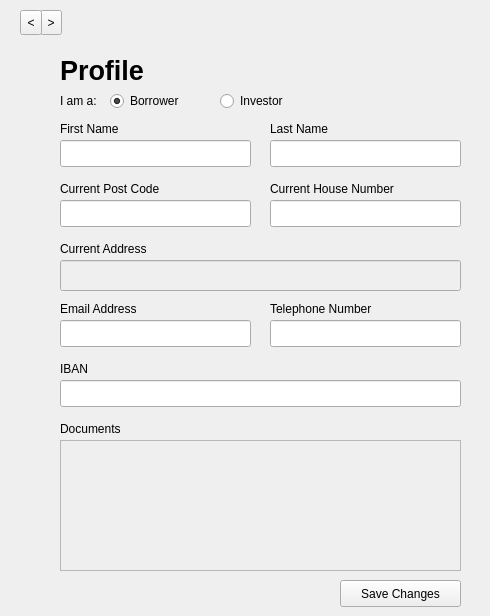
         <widget class="QWidget" name="profile_page">
          <widget class="QLabel" name="profile_documents_label">
           <property name="geometry">
            <rect>
             <x>60</x>
             <y>420</y>
             <width>181</width>
             <height>17</height>
            </rect>
           </property>
           <property name="text">
            <string>Documents</string>
           </property>
          </widget>
          <widget class="QLabel" name="profile_lastname_label">
           <property name="geometry">
            <rect>
             <x>270</x>
             <y>120</y>
             <width>211</width>
             <height>17</height>
            </rect>
           </property>
           <property name="text">
            <string>Last Name</string>
           </property>
          </widget>
          <widget class="QLineEdit" name="profile_phonenumber_lineedit">
           <property name="enabled">
            <bool>true</bool>
           </property>
           <property name="geometry">
            <rect>
             <x>270</x>
             <y>320</y>
             <width>191</width>
             <height>27</height>
            </rect>
           </property>
          </widget>
          <widget class="QLabel" name="profile_firstname_label">
           <property name="geometry">
            <rect>
             <x>60</x>
             <y>120</y>
             <width>131</width>
             <height>17</height>
            </rect>
           </property>
           <property name="text">
            <string>First Name</string>
           </property>
          </widget>
          <widget class="QLineEdit" name="profile_lastname_lineedit">
           <property name="geometry">
            <rect>
             <x>270</x>
             <y>140</y>
             <width>191</width>
             <height>27</height>
            </rect>
           </property>
          </widget>
          <widget class="QLabel" name="profile_address_label">
           <property name="geometry">
            <rect>
             <x>60</x>
             <y>240</y>
             <width>141</width>
             <height>17</height>
            </rect>
           </property>
           <property name="text">
            <string>Current Address</string>
           </property>
          </widget>
          <widget class="QLabel" name="profile_iban_label">
           <property name="geometry">
            <rect>
             <x>60</x>
             <y>360</y>
             <width>57</width>
             <height>17</height>
            </rect>
           </property>
           <property name="text">
            <string>IBAN</string>
           </property>
          </widget>
          <widget class="QRadioButton" name="profile_borrower_radiobutton">
           <property name="geometry">
            <rect>
             <x>110</x>
             <y>90</y>
             <width>104</width>
             <height>22</height>
            </rect>
           </property>
           <property name="text">
            <string>Borrower</string>
           </property>
           <property name="checked">
            <bool>true</bool>
           </property>
          </widget>
          <widget class="QLineEdit" name="profile_email_lineedit">
           <property name="geometry">
            <rect>
             <x>60</x>
             <y>320</y>
             <width>191</width>
             <height>27</height>
            </rect>
           </property>
          </widget>
          <widget class="QLineEdit" name="profile_postcode_lineedit">
           <property name="geometry">
            <rect>
             <x>60</x>
             <y>200</y>
             <width>191</width>
             <height>27</height>
            </rect>
           </property>
          </widget>
          <widget class="QListWidget" name="profile_documents_list">
           <property name="enabled">
            <bool>false</bool>
           </property>
           <property name="geometry">
            <rect>
             <x>60</x>
             <y>440</y>
             <width>401</width>
             <height>131</height>
            </rect>
           </property>
          </widget>
          <widget class="QPushButton" name="profile_save_button">
           <property name="geometry">
            <rect>
             <x>340</x>
             <y>580</y>
             <width>121</width>
             <height>27</height>
            </rect>
           </property>
           <property name="text">
            <string>Save Changes</string>
           </property>
          </widget>
          <widget class="QToolButton" name="next_8">
           <property name="geometry">
            <rect>
             <x>40</x>
             <y>10</y>
             <width>22</width>
             <height>25</height>
            </rect>
           </property>
           <property name="text">
            <string>&gt;</string>
           </property>
          </widget>
          <widget class="QLabel" name="profile_email_label">
           <property name="geometry">
            <rect>
             <x>60</x>
             <y>300</y>
             <width>141</width>
             <height>17</height>
            </rect>
           </property>
           <property name="text">
            <string>Email Address</string>
           </property>
          </widget>
          <widget class="QLineEdit" name="profile_housenumber_lineedit">
           <property name="geometry">
            <rect>
             <x>270</x>
             <y>200</y>
             <width>191</width>
             <height>27</height>
            </rect>
           </property>
          </widget>
          <widget class="QLineEdit" name="profile_address_lineedit">
           <property name="enabled">
            <bool>false</bool>
           </property>
           <property name="geometry">
            <rect>
             <x>60</x>
             <y>260</y>
             <width>401</width>
             <height>31</height>
            </rect>
           </property>
          </widget>
          <widget class="QLabel" name="profile_housenumber_label">
           <property name="geometry">
            <rect>
             <x>270</x>
             <y>180</y>
             <width>171</width>
             <height>17</height>
            </rect>
           </property>
           <property name="text">
            <string>Current House Number</string>
           </property>
          </widget>
          <widget class="QLabel" name="profile_role_label">
           <property name="geometry">
            <rect>
             <x>60</x>
             <y>90</y>
             <width>57</width>
             <height>21</height>
            </rect>
           </property>
           <property name="text">
            <string>I am a:</string>
           </property>
          </widget>
          <widget class="QRadioButton" name="profile_investor_radiobutton">
           <property name="geometry">
            <rect>
             <x>220</x>
             <y>90</y>
             <width>104</width>
             <height>22</height>
            </rect>
           </property>
           <property name="text">
            <string>Investor</string>
           </property>
           <property name="checked">
            <bool>false</bool>
           </property>
          </widget>
          <widget class="QLabel" name="profile_title">
           <property name="geometry">
            <rect>
             <x>60</x>
             <y>60</y>
             <width>191</width>
             <height>21</height>
            </rect>
           </property>
           <property name="font">
            <font>
             <pointsize>20</pointsize>
             <weight>75</weight>
             <bold>true</bold>
            </font>
           </property>
           <property name="text">
            <string>Profile</string>
           </property>
          </widget>
          <widget class="QLineEdit" name="profile_firstname_lineedit">
           <property name="geometry">
            <rect>
             <x>60</x>
             <y>140</y>
             <width>191</width>
             <height>27</height>
            </rect>
           </property>
          </widget>
          <widget class="QToolButton" name="prev_8">
           <property name="geometry">
            <rect>
             <x>20</x>
             <y>10</y>
             <width>22</width>
             <height>25</height>
            </rect>
           </property>
           <property name="text">
            <string>&lt;</string>
           </property>
          </widget>
          <widget class="QLabel" name="profile_phonenumber_label">
           <property name="geometry">
            <rect>
             <x>270</x>
             <y>300</y>
             <width>141</width>
             <height>17</height>
            </rect>
           </property>
           <property name="text">
            <string>Telephone Number</string>
           </property>
          </widget>
          <widget class="QLabel" name="profile_postcode_label">
           <property name="geometry">
            <rect>
             <x>60</x>
             <y>180</y>
             <width>141</width>
             <height>17</height>
            </rect>
           </property>
           <property name="text">
            <string>Current Post Code</string>
           </property>
          </widget>
          <widget class="QLineEdit" name="profile_iban_lineedit">
           <property name="geometry">
            <rect>
             <x>60</x>
             <y>380</y>
             <width>401</width>
             <height>27</height>
            </rect>
           </property>
          </widget>
         </widget>
